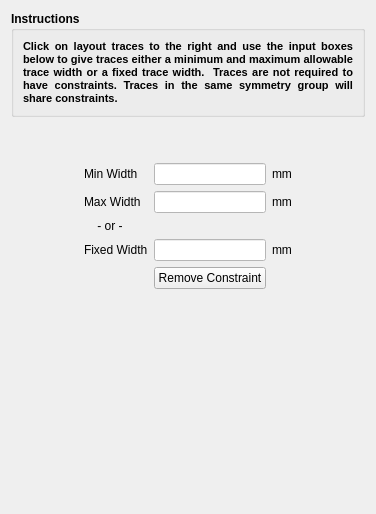
      <widget class="QWidget" name="page_10">
       <property name="geometry">
        <rect>
         <x>0</x>
         <y>0</y>
         <width>376</width>
         <height>514</height>
        </rect>
       </property>
       <attribute name="label">
        <string>Constraint Creation</string>
       </attribute>
       <layout class="QGridLayout" name="gridLayout_6">
        <item row="6" column="1">
         <widget class="QLabel" name="label_9">
          <property name="text">
           <string>Min Width</string>
          </property>
          <property name="buddy">
           <cstring>txt_minWidth</cstring>
          </property>
         </widget>
        </item>
        <item row="6" column="2">
         <widget class="QLineEdit" name="txt_minWidth">
          <property name="styleSheet">
           <string notr="true">background-color: rgb(255, 255, 255);</string>
          </property>
         </widget>
        </item>
        <item row="7" column="1">
         <widget class="QLabel" name="label_10">
          <property name="text">
           <string>Max Width</string>
          </property>
          <property name="buddy">
           <cstring>txt_maxWidth</cstring>
          </property>
         </widget>
        </item>
        <item row="7" column="2">
         <widget class="QLineEdit" name="txt_maxWidth">
          <property name="styleSheet">
           <string notr="true">background-color: rgb(255, 255, 255);</string>
          </property>
         </widget>
        </item>
        <item row="10" column="1">
         <widget class="QLabel" name="label_11">
          <property name="text">
           <string>Fixed Width</string>
          </property>
          <property name="buddy">
           <cstring>txt_fixedWidth</cstring>
          </property>
         </widget>
        </item>
        <item row="10" column="2">
         <widget class="QLineEdit" name="txt_fixedWidth">
          <property name="styleSheet">
           <string notr="true">background-color: rgb(255, 255, 255);</string>
          </property>
         </widget>
        </item>
        <item row="12" column="2">
         <spacer name="verticalSpacer">
          <property name="orientation">
           <enum>Qt::Vertical</enum>
          </property>
          <property name="sizeHint" stdset="0">
           <size>
            <width>20</width>
            <height>40</height>
           </size>
          </property>
         </spacer>
        </item>
        <item row="6" column="0">
         <spacer name="horizontalSpacer_5">
          <property name="orientation">
           <enum>Qt::Horizontal</enum>
          </property>
          <property name="sizeHint" stdset="0">
           <size>
            <width>40</width>
            <height>20</height>
           </size>
          </property>
         </spacer>
        </item>
        <item row="6" column="4">
         <spacer name="horizontalSpacer_6">
          <property name="orientation">
           <enum>Qt::Horizontal</enum>
          </property>
          <property name="sizeHint" stdset="0">
           <size>
            <width>40</width>
            <height>20</height>
           </size>
          </property>
         </spacer>
        </item>
        <item row="8" column="1" colspan="2">
         <widget class="QLabel" name="label_8">
          <property name="text">
           <string>    - or -</string>
          </property>
          <property name="alignment">
           <set>Qt::AlignLeading|Qt::AlignLeft|Qt::AlignVCenter</set>
          </property>
         </widget>
        </item>
        <item row="6" column="3">
         <widget class="QLabel" name="label_3">
          <property name="text">
           <string>mm</string>
          </property>
         </widget>
        </item>
        <item row="7" column="3">
         <widget class="QLabel" name="label_22">
          <property name="text">
           <string>mm</string>
          </property>
         </widget>
        </item>
        <item row="10" column="3">
         <widget class="QLabel" name="label_23">
          <property name="text">
           <string>mm</string>
          </property>
         </widget>
        </item>
        <item row="2" column="1">
         <spacer name="verticalSpacer_11">
          <property name="orientation">
           <enum>Qt::Vertical</enum>
          </property>
          <property name="sizeType">
           <enum>QSizePolicy::Fixed</enum>
          </property>
          <property name="sizeHint" stdset="0">
           <size>
            <width>20</width>
            <height>40</height>
           </size>
          </property>
         </spacer>
        </item>
        <item row="0" column="0" colspan="5">
         <widget class="QGroupBox" name="groupBox_2">
          <property name="minimumSize">
           <size>
            <width>0</width>
            <height>0</height>
           </size>
          </property>
          <property name="font">
           <font>
            <weight>75</weight>
            <bold>true</bold>
           </font>
          </property>
          <property name="title">
           <string>Instructions</string>
          </property>
          <layout class="QGridLayout" name="gridLayout_11">
           <item row="0" column="0">
            <widget class="QLabel" name="label_6">
             <property name="text">
              <string>&lt;!DOCTYPE HTML PUBLIC &quot;-//W3C//DTD HTML 4.0//EN&quot; &quot;http://www.w3.org/TR/REC-html40/strict.dtd&quot;&gt;
&lt;html&gt;&lt;head&gt;&lt;meta name=&quot;qrichtext&quot; content=&quot;1&quot; /&gt;&lt;style type=&quot;text/css&quot;&gt;
p, li { white-space: pre-wrap; }
&lt;/style&gt;&lt;/head&gt;&lt;body style=&quot; font-family:'MS Shell Dlg 2'; font-size:8.25pt; font-weight:600; font-style:normal;&quot;&gt;
&lt;p align=&quot;justify&quot; style=&quot; margin-top:0px; margin-bottom:0px; margin-left:0px; margin-right:0px; -qt-block-indent:0; text-indent:0px;&quot;&gt;&lt;span style=&quot; font-size:8pt;&quot;&gt;Click on layout traces to the right and use the input boxes below to give traces either a minimum and maximum allowable trace width or a fixed trace width.  Traces are not required to have constraints. Traces in the same symmetry group will share constraints.&lt;/span&gt;&lt;/p&gt;&lt;/body&gt;&lt;/html&gt;</string>
             </property>
             <property name="wordWrap">
              <bool>true</bool>
             </property>
            </widget>
           </item>
          </layout>
         </widget>
        </item>
        <item row="11" column="2">
         <widget class="QPushButton" name="btn_remove_constraint">
          <property name="text">
           <string>Remove Constraint</string>
          </property>
         </widget>
        </item>
       </layout>
      </widget>
